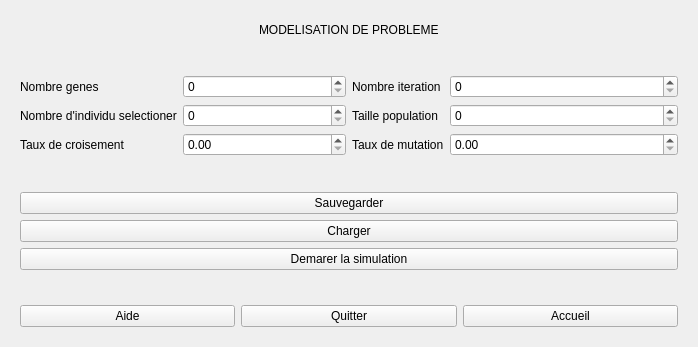
<?xml version="1.0" encoding="UTF-8"?>
<ui version="4.0">
 <class>Modelisation</class>
 <widget class="QWidget" name="Modelisation">
  <property name="geometry">
   <rect>
    <x>0</x>
    <y>0</y>
    <width>698</width>
    <height>347</height>
   </rect>
  </property>
  <property name="windowTitle">
   <string>Form</string>
  </property>
  <layout class="QGridLayout" name="gridLayout_2">
   <item row="1" column="1">
    <widget class="QStackedWidget" name="stackedWidget">
     <property name="currentIndex">
      <number>2</number>
     </property>
     <widget class="QWidget" name="page">
      <layout class="QGridLayout" name="gridLayout_4">
       <item row="0" column="0">
        <layout class="QGridLayout" name="gridLayout_3">
         <item row="0" column="0">
          <layout class="QVBoxLayout" name="verticalLayout_3">
           <item>
            <spacer name="verticalSpacer_7">
             <property name="orientation">
              <enum>Qt::Vertical</enum>
             </property>
             <property name="sizeHint" stdset="0">
              <size>
               <width>20</width>
               <height>40</height>
              </size>
             </property>
            </spacer>
           </item>
           <item>
            <widget class="QPushButton" name="pushButton_3">
             <property name="text">
              <string>Configuration</string>
             </property>
            </widget>
           </item>
           <item>
            <spacer name="verticalSpacer_4">
             <property name="orientation">
              <enum>Qt::Vertical</enum>
             </property>
             <property name="sizeHint" stdset="0">
              <size>
               <width>20</width>
               <height>40</height>
              </size>
             </property>
            </spacer>
           </item>
           <item>
            <widget class="QPushButton" name="pushButton_9">
             <property name="text">
              <string>Exmple 1</string>
             </property>
            </widget>
           </item>
           <item>
            <spacer name="verticalSpacer_5">
             <property name="orientation">
              <enum>Qt::Vertical</enum>
             </property>
             <property name="sizeHint" stdset="0">
              <size>
               <width>20</width>
               <height>40</height>
              </size>
             </property>
            </spacer>
           </item>
           <item>
            <widget class="QPushButton" name="pushButton_8">
             <property name="text">
              <string>Exmple 2</string>
             </property>
            </widget>
           </item>
           <item>
            <spacer name="verticalSpacer_6">
             <property name="orientation">
              <enum>Qt::Vertical</enum>
             </property>
             <property name="sizeHint" stdset="0">
              <size>
               <width>20</width>
               <height>40</height>
              </size>
             </property>
            </spacer>
           </item>
          </layout>
         </item>
        </layout>
       </item>
      </layout>
     </widget>
     <widget class="QWidget" name="page_3">
      <layout class="QGridLayout" name="gridLayout_6">
       <item row="0" column="0">
        <layout class="QGridLayout" name="gridLayout_5">
         <item row="0" column="0">
          <layout class="QHBoxLayout" name="horizontalLayout_3" stretch="1,1">
           <item>
            <layout class="QFormLayout" name="formLayout_5">
             <item row="0" column="0">
              <layout class="QFormLayout" name="formLayout_6"/>
             </item>
             <item row="1" column="0">
              <widget class="QLabel" name="label_8">
               <property name="text">
                <string>Numero génération</string>
               </property>
              </widget>
             </item>
             <item row="3" column="0">
              <widget class="QLabel" name="label_9">
               <property name="text">
                <string>Moyenne de la population</string>
               </property>
              </widget>
             </item>
             <item row="5" column="0">
              <widget class="QLabel" name="label_10">
               <property name="text">
                <string>Score du meilleur individu</string>
               </property>
              </widget>
             </item>
             <item row="1" column="1">
              <widget class="QLineEdit" name="lineEdit">
               <property name="acceptDrops">
                <bool>true</bool>
               </property>
               <property name="readOnly">
                <bool>true</bool>
               </property>
              </widget>
             </item>
             <item row="3" column="1">
              <widget class="QLineEdit" name="lineEdit_2">
               <property name="readOnly">
                <bool>true</bool>
               </property>
              </widget>
             </item>
             <item row="5" column="1">
              <widget class="QLineEdit" name="lineEdit_3">
               <property name="readOnly">
                <bool>true</bool>
               </property>
              </widget>
             </item>
             <item row="0" column="1">
              <spacer name="verticalSpacer_8">
               <property name="orientation">
                <enum>Qt::Vertical</enum>
               </property>
               <property name="sizeHint" stdset="0">
                <size>
                 <width>20</width>
                 <height>40</height>
                </size>
               </property>
              </spacer>
             </item>
             <item row="2" column="1">
              <spacer name="verticalSpacer_9">
               <property name="orientation">
                <enum>Qt::Vertical</enum>
               </property>
               <property name="sizeHint" stdset="0">
                <size>
                 <width>20</width>
                 <height>40</height>
                </size>
               </property>
              </spacer>
             </item>
             <item row="4" column="1">
              <spacer name="verticalSpacer_10">
               <property name="orientation">
                <enum>Qt::Vertical</enum>
               </property>
               <property name="sizeHint" stdset="0">
                <size>
                 <width>20</width>
                 <height>40</height>
                </size>
               </property>
              </spacer>
             </item>
            </layout>
           </item>
           <item>
            <layout class="QVBoxLayout" name="verticalLayout_4">
             <item>
              <widget class="QGraphicsView" name="graphicsView"/>
             </item>
            </layout>
           </item>
          </layout>
         </item>
        </layout>
       </item>
      </layout>
     </widget>
     <widget class="QWidget" name="page_2">
      <layout class="QGridLayout" name="gridLayout">
       <item row="5" column="5">
        <layout class="QVBoxLayout" name="verticalLayout">
         <item>
          <layout class="QHBoxLayout" name="horizontalLayout_9" stretch="1,0,1">
           <item>
            <spacer name="horizontalSpacer_2">
             <property name="orientation">
              <enum>Qt::Horizontal</enum>
             </property>
             <property name="sizeHint" stdset="0">
              <size>
               <width>40</width>
               <height>20</height>
              </size>
             </property>
            </spacer>
           </item>
           <item>
            <widget class="QLabel" name="label_7">
             <property name="text">
              <string>MODELISATION DE PROBLEME</string>
             </property>
            </widget>
           </item>
           <item>
            <spacer name="horizontalSpacer">
             <property name="orientation">
              <enum>Qt::Horizontal</enum>
             </property>
             <property name="sizeHint" stdset="0">
              <size>
               <width>40</width>
               <height>20</height>
              </size>
             </property>
            </spacer>
           </item>
          </layout>
         </item>
         <item>
          <spacer name="verticalSpacer_3">
           <property name="orientation">
            <enum>Qt::Vertical</enum>
           </property>
           <property name="sizeHint" stdset="0">
            <size>
             <width>20</width>
             <height>40</height>
            </size>
           </property>
          </spacer>
         </item>
         <item>
          <layout class="QHBoxLayout" name="horizontalLayout_4">
           <item>
            <layout class="QFormLayout" name="formLayout_4">
             <item row="0" column="0">
              <widget class="QLabel" name="label">
               <property name="text">
                <string>Nombre genes</string>
               </property>
              </widget>
             </item>
             <item row="0" column="1">
              <widget class="QSpinBox" name="spinBox_2"/>
             </item>
             <item row="1" column="0">
              <widget class="QLabel" name="label_4">
               <property name="text">
                <string>Nombre d'individu selectioner</string>
               </property>
              </widget>
             </item>
             <item row="1" column="1">
              <widget class="QSpinBox" name="spinBox_3"/>
             </item>
             <item row="2" column="0">
              <widget class="QLabel" name="label_5">
               <property name="text">
                <string>Taux de croisement</string>
               </property>
              </widget>
             </item>
             <item row="2" column="1">
              <widget class="QDoubleSpinBox" name="doubleSpinBox_2"/>
             </item>
            </layout>
           </item>
           <item>
            <layout class="QFormLayout" name="formLayout_3">
             <item row="0" column="1">
              <widget class="QSpinBox" name="spinBox_4"/>
             </item>
             <item row="1" column="1">
              <widget class="QSpinBox" name="spinBox"/>
             </item>
             <item row="2" column="1">
              <widget class="QDoubleSpinBox" name="doubleSpinBox"/>
             </item>
             <item row="0" column="0">
              <widget class="QLabel" name="label_3">
               <property name="text">
                <string>Nombre iteration</string>
               </property>
              </widget>
             </item>
             <item row="1" column="0">
              <widget class="QLabel" name="label_2">
               <property name="text">
                <string>Taille population</string>
               </property>
              </widget>
             </item>
             <item row="2" column="0">
              <widget class="QLabel" name="label_6">
               <property name="text">
                <string>Taux de mutation</string>
               </property>
              </widget>
             </item>
            </layout>
           </item>
          </layout>
         </item>
         <item>
          <spacer name="verticalSpacer_2">
           <property name="orientation">
            <enum>Qt::Vertical</enum>
           </property>
           <property name="sizeHint" stdset="0">
            <size>
             <width>20</width>
             <height>40</height>
            </size>
           </property>
          </spacer>
         </item>
         <item>
          <layout class="QVBoxLayout" name="verticalLayout_2">
           <item>
            <widget class="QPushButton" name="pushButton">
             <property name="text">
              <string>Sauvegarder</string>
             </property>
            </widget>
           </item>
           <item>
            <widget class="QPushButton" name="pushButton_2">
             <property name="text">
              <string>Charger</string>
             </property>
            </widget>
           </item>
           <item>
            <widget class="QPushButton" name="pushButton_4">
             <property name="text">
              <string>Demarer la simulation</string>
             </property>
            </widget>
           </item>
          </layout>
         </item>
         <item>
          <spacer name="verticalSpacer">
           <property name="orientation">
            <enum>Qt::Vertical</enum>
           </property>
           <property name="sizeHint" stdset="0">
            <size>
             <width>20</width>
             <height>40</height>
            </size>
           </property>
          </spacer>
         </item>
         <item>
          <layout class="QHBoxLayout" name="horizontalLayout_2">
           <item>
            <widget class="QPushButton" name="pushButton_6">
             <property name="text">
              <string>Aide</string>
             </property>
            </widget>
           </item>
           <item>
            <widget class="QPushButton" name="pushButton_7">
             <property name="text">
              <string>Quitter</string>
             </property>
            </widget>
           </item>
           <item>
            <widget class="QPushButton" name="pushButton_5">
             <property name="text">
              <string>Accueil</string>
             </property>
            </widget>
           </item>
          </layout>
         </item>
        </layout>
       </item>
      </layout>
     </widget>
     <widget class="QWidget" name="page_4">
      <layout class="QGridLayout" name="gridLayout_8">
       <item row="0" column="0">
        <layout class="QGridLayout" name="gridLayout_7">
         <item row="0" column="1">
          <layout class="QVBoxLayout" name="verticalLayout_5">
           <item>
            <spacer name="verticalSpacer_13">
             <property name="orientation">
              <enum>Qt::Vertical</enum>
             </property>
             <property name="sizeHint" stdset="0">
              <size>
               <width>20</width>
               <height>40</height>
              </size>
             </property>
            </spacer>
           </item>
           <item>
            <widget class="QLabel" name="label_11">
             <property name="text">
              <string>Voyageur de commerce</string>
             </property>
            </widget>
           </item>
           <item>
            <spacer name="verticalSpacer_11">
             <property name="orientation">
              <enum>Qt::Vertical</enum>
             </property>
             <property name="sizeHint" stdset="0">
              <size>
               <width>20</width>
               <height>40</height>
              </size>
             </property>
            </spacer>
           </item>
           <item>
            <spacer name="verticalSpacer_12">
             <property name="orientation">
              <enum>Qt::Vertical</enum>
             </property>
             <property name="sizeHint" stdset="0">
              <size>
               <width>20</width>
               <height>40</height>
              </size>
             </property>
            </spacer>
           </item>
           <item>
            <widget class="QPushButton" name="pushButton_10">
             <property name="text">
              <string>Acceuil</string>
             </property>
            </widget>
           </item>
           <item>
            <widget class="Line" name="line">
             <property name="orientation">
              <enum>Qt::Horizontal</enum>
             </property>
            </widget>
           </item>
          </layout>
         </item>
         <item row="0" column="0">
          <spacer name="horizontalSpacer_3">
           <property name="orientation">
            <enum>Qt::Horizontal</enum>
           </property>
           <property name="sizeHint" stdset="0">
            <size>
             <width>40</width>
             <height>20</height>
            </size>
           </property>
          </spacer>
         </item>
         <item row="0" column="2">
          <spacer name="horizontalSpacer_4">
           <property name="orientation">
            <enum>Qt::Horizontal</enum>
           </property>
           <property name="sizeHint" stdset="0">
            <size>
             <width>40</width>
             <height>20</height>
            </size>
           </property>
          </spacer>
         </item>
        </layout>
       </item>
      </layout>
     </widget>
     <widget class="QWidget" name="page_5">
      <layout class="QGridLayout" name="gridLayout_10">
       <item row="0" column="0">
        <layout class="QGridLayout" name="gridLayout_9">
         <item row="0" column="0">
          <spacer name="horizontalSpacer_5">
           <property name="orientation">
            <enum>Qt::Horizontal</enum>
           </property>
           <property name="sizeHint" stdset="0">
            <size>
             <width>40</width>
             <height>20</height>
            </size>
           </property>
          </spacer>
         </item>
         <item row="0" column="1">
          <layout class="QVBoxLayout" name="verticalLayout_6">
           <item>
            <spacer name="verticalSpacer_15">
             <property name="orientation">
              <enum>Qt::Vertical</enum>
             </property>
             <property name="sizeHint" stdset="0">
              <size>
               <width>20</width>
               <height>40</height>
              </size>
             </property>
            </spacer>
           </item>
           <item>
            <widget class="QLabel" name="label_12">
             <property name="text">
              <string>Problème des huit dames</string>
             </property>
            </widget>
           </item>
           <item>
            <spacer name="verticalSpacer_14">
             <property name="orientation">
              <enum>Qt::Vertical</enum>
             </property>
             <property name="sizeHint" stdset="0">
              <size>
               <width>20</width>
               <height>40</height>
              </size>
             </property>
            </spacer>
           </item>
           <item>
            <widget class="QPushButton" name="pushButton_11">
             <property name="text">
              <string>Acceuil</string>
             </property>
            </widget>
           </item>
           <item>
            <widget class="Line" name="line_2">
             <property name="orientation">
              <enum>Qt::Horizontal</enum>
             </property>
            </widget>
           </item>
          </layout>
         </item>
         <item row="0" column="2">
          <spacer name="horizontalSpacer_6">
           <property name="orientation">
            <enum>Qt::Horizontal</enum>
           </property>
           <property name="sizeHint" stdset="0">
            <size>
             <width>40</width>
             <height>20</height>
            </size>
           </property>
          </spacer>
         </item>
        </layout>
       </item>
      </layout>
     </widget>
    </widget>
   </item>
  </layout>
 </widget>
 <resources/>
 <connections/>
</ui>
